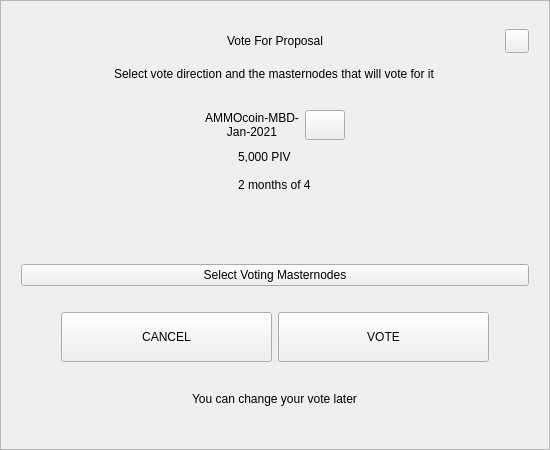
<?xml version="1.0" encoding="UTF-8"?>
<ui version="4.0">
 <class>VoteDialog</class>
 <widget class="QWidget" name="VoteDialog">
  <property name="geometry">
   <rect>
    <x>0</x>
    <y>0</y>
    <width>550</width>
    <height>450</height>
   </rect>
  </property>
  <layout class="QVBoxLayout" name="verticalLayout_1">
   <property name="spacing">
    <number>0</number>
   </property>
   <property name="leftMargin">
    <number>0</number>
   </property>
   <property name="topMargin">
    <number>0</number>
   </property>
   <property name="rightMargin">
    <number>0</number>
   </property>
   <property name="bottomMargin">
    <number>0</number>
   </property>
   <item>
    <widget class="QFrame" name="frame">
     <property name="styleSheet">
      <string notr="true"/>
     </property>
     <property name="frameShape">
      <enum>QFrame::StyledPanel</enum>
     </property>
     <property name="frameShadow">
      <enum>QFrame::Raised</enum>
     </property>
     <layout class="QVBoxLayout" name="verticalLayout_2">
      <property name="spacing">
       <number>6</number>
      </property>
      <property name="leftMargin">
       <number>20</number>
      </property>
      <property name="topMargin">
       <number>20</number>
      </property>
      <property name="rightMargin">
       <number>20</number>
      </property>
      <property name="bottomMargin">
       <number>20</number>
      </property>
      <item>
       <layout class="QHBoxLayout" name="horizontalLayout_1">
        <property name="spacing">
         <number>0</number>
        </property>
        <item>
         <spacer name="horizontalSpacer_1">
          <property name="orientation">
           <enum>Qt::Horizontal</enum>
          </property>
          <property name="sizeHint" stdset="0">
           <size>
            <width>40</width>
            <height>20</height>
           </size>
          </property>
         </spacer>
        </item>
        <item>
         <widget class="QLabel" name="labelTitle">
          <property name="minimumSize">
           <size>
            <width>0</width>
            <height>40</height>
           </size>
          </property>
          <property name="maximumSize">
           <size>
            <width>16777215</width>
            <height>40</height>
           </size>
          </property>
          <property name="styleSheet">
           <string notr="true">padding-left:24px;</string>
          </property>
          <property name="text">
           <string>Vote For Proposal</string>
          </property>
          <property name="alignment">
           <set>Qt::AlignCenter</set>
          </property>
          <property name="margin">
           <number>7</number>
          </property>
         </widget>
        </item>
        <item>
         <spacer name="horizontalSpacer_2">
          <property name="orientation">
           <enum>Qt::Horizontal</enum>
          </property>
          <property name="sizeHint" stdset="0">
           <size>
            <width>40</width>
            <height>20</height>
           </size>
          </property>
         </spacer>
        </item>
        <item>
         <widget class="QPushButton" name="btnEsc">
          <property name="minimumSize">
           <size>
            <width>24</width>
            <height>24</height>
           </size>
          </property>
          <property name="maximumSize">
           <size>
            <width>24</width>
            <height>24</height>
           </size>
          </property>
          <property name="focusPolicy">
           <enum>Qt::NoFocus</enum>
          </property>
          <property name="text">
           <string/>
          </property>
         </widget>
        </item>
       </layout>
      </item>
      <item alignment="Qt::AlignHCenter">
       <widget class="QLabel" name="labelSubtitle">
        <property name="text">
         <string>Select vote direction and the masternodes that will vote for it</string>
        </property>
       </widget>
      </item>
      <item>
       <spacer name="verticalSpacer_1">
        <property name="orientation">
         <enum>Qt::Vertical</enum>
        </property>
        <property name="sizeType">
         <enum>QSizePolicy::Expanding</enum>
        </property>
        <property name="sizeHint" stdset="0">
         <size>
          <width>20</width>
          <height>40</height>
         </size>
        </property>
       </spacer>
      </item>
      <item>
       <layout class="QHBoxLayout" name="horizontalLayout_2">
        <item>
         <spacer name="horizontalSpacer_3">
          <property name="orientation">
           <enum>Qt::Horizontal</enum>
          </property>
          <property name="sizeHint" stdset="0">
           <size>
            <width>40</width>
            <height>20</height>
           </size>
          </property>
         </spacer>
        </item>
        <item>
         <widget class="QLabel" name="labelTitleVote">
          <property name="minimumSize">
           <size>
            <width>0</width>
            <height>30</height>
           </size>
          </property>
          <property name="text">
           <string notr="true">AMMOcoin-MBD-Jan-2021</string>
          </property>
          <property name="alignment">
           <set>Qt::AlignCenter</set>
          </property>
          <property name="wordWrap">
           <bool>true</bool>
          </property>
         </widget>
        </item>
        <item>
         <widget class="QPushButton" name="btnLink">
          <property name="minimumSize">
           <size>
            <width>0</width>
            <height>30</height>
           </size>
          </property>
          <property name="maximumSize">
           <size>
            <width>16777215</width>
            <height>30</height>
           </size>
          </property>
          <property name="cursor">
           <cursorShape>PointingHandCursor</cursorShape>
          </property>
          <property name="text">
           <string/>
          </property>
         </widget>
        </item>
        <item>
         <spacer name="horizontalSpacer_4">
          <property name="orientation">
           <enum>Qt::Horizontal</enum>
          </property>
          <property name="sizeHint" stdset="0">
           <size>
            <width>40</width>
            <height>20</height>
           </size>
          </property>
         </spacer>
        </item>
       </layout>
      </item>
      <item alignment="Qt::AlignHCenter">
       <widget class="QWidget" name="widget" native="true">
        <property name="minimumSize">
         <size>
          <width>0</width>
          <height>50</height>
         </size>
        </property>
        <layout class="QVBoxLayout" name="verticalLayout_3">
         <property name="spacing">
          <number>6</number>
         </property>
         <property name="leftMargin">
          <number>0</number>
         </property>
         <property name="topMargin">
          <number>0</number>
         </property>
         <property name="rightMargin">
          <number>0</number>
         </property>
         <property name="bottomMargin">
          <number>0</number>
         </property>
         <item>
          <widget class="QLabel" name="labelAmount">
           <property name="text">
            <string notr="true">5,000 PIV</string>
           </property>
          </widget>
         </item>
         <item>
          <widget class="QLabel" name="labelTime">
           <property name="text">
            <string notr="true">2 months of 4</string>
           </property>
          </widget>
         </item>
        </layout>
       </widget>
      </item>
      <item>
       <spacer name="verticalSpacer_2">
        <property name="orientation">
         <enum>Qt::Vertical</enum>
        </property>
        <property name="sizeType">
         <enum>QSizePolicy::Fixed</enum>
        </property>
        <property name="sizeHint" stdset="0">
         <size>
          <width>20</width>
          <height>10</height>
         </size>
        </property>
       </spacer>
      </item>
      <item>
       <widget class="QWidget" name="containerVotes" native="true">
        <property name="minimumSize">
         <size>
          <width>0</width>
          <height>36</height>
         </size>
        </property>
        <layout class="QHBoxLayout" name="horizontalLayout_3" stretch="1,0,1">
         <property name="spacing">
          <number>0</number>
         </property>
         <property name="leftMargin">
          <number>0</number>
         </property>
         <property name="topMargin">
          <number>0</number>
         </property>
         <property name="rightMargin">
          <number>0</number>
         </property>
         <property name="bottomMargin">
          <number>0</number>
         </property>
         <item>
          <widget class="QWidget" name="containerNo" native="true">
           <property name="sizePolicy">
            <sizepolicy hsizetype="Expanding" vsizetype="Preferred">
             <horstretch>0</horstretch>
             <verstretch>0</verstretch>
            </sizepolicy>
           </property>
           <property name="minimumSize">
            <size>
             <width>0</width>
             <height>36</height>
            </size>
           </property>
           <layout class="QGridLayout" name="gridLayout">
            <property name="leftMargin">
             <number>0</number>
            </property>
            <property name="topMargin">
             <number>0</number>
            </property>
            <property name="rightMargin">
             <number>0</number>
            </property>
            <property name="bottomMargin">
             <number>0</number>
            </property>
            <property name="spacing">
             <number>0</number>
            </property>
           </layout>
          </widget>
         </item>
         <item>
          <spacer name="horizontalSpacer_5">
           <property name="orientation">
            <enum>Qt::Horizontal</enum>
           </property>
           <property name="sizeType">
            <enum>QSizePolicy::Fixed</enum>
           </property>
           <property name="sizeHint" stdset="0">
            <size>
             <width>16</width>
             <height>20</height>
            </size>
           </property>
          </spacer>
         </item>
         <item>
          <widget class="QWidget" name="containerYes" native="true">
           <property name="minimumSize">
            <size>
             <width>0</width>
             <height>36</height>
            </size>
           </property>
           <property name="layoutDirection">
            <enum>Qt::LeftToRight</enum>
           </property>
           <layout class="QGridLayout" name="gridLayout_2">
            <property name="leftMargin">
             <number>0</number>
            </property>
            <property name="topMargin">
             <number>0</number>
            </property>
            <property name="rightMargin">
             <number>0</number>
            </property>
            <property name="bottomMargin">
             <number>0</number>
            </property>
            <property name="horizontalSpacing">
             <number>0</number>
            </property>
           </layout>
          </widget>
         </item>
        </layout>
       </widget>
      </item>
      <item>
       <spacer name="verticalSpacer_3">
        <property name="orientation">
         <enum>Qt::Vertical</enum>
        </property>
        <property name="sizeType">
         <enum>QSizePolicy::Fixed</enum>
        </property>
        <property name="sizeHint" stdset="0">
         <size>
          <width>20</width>
          <height>10</height>
         </size>
        </property>
       </spacer>
      </item>
      <item>
       <widget class="QPushButton" name="btnSelectMasternodes">
        <property name="cursor">
         <cursorShape>PointingHandCursor</cursorShape>
        </property>
        <property name="text">
         <string>Select Voting Masternodes</string>
        </property>
       </widget>
      </item>
      <item>
       <spacer name="verticalSpacer_4">
        <property name="orientation">
         <enum>Qt::Vertical</enum>
        </property>
        <property name="sizeType">
         <enum>QSizePolicy::Fixed</enum>
        </property>
        <property name="sizeHint" stdset="0">
         <size>
          <width>20</width>
          <height>20</height>
         </size>
        </property>
       </spacer>
      </item>
      <item>
       <layout class="QHBoxLayout" name="horizontalLayout_4" stretch="0,2,2,0">
        <item>
         <spacer name="horizontalSpacer_6">
          <property name="orientation">
           <enum>Qt::Horizontal</enum>
          </property>
          <property name="sizeHint" stdset="0">
           <size>
            <width>40</width>
            <height>20</height>
           </size>
          </property>
         </spacer>
        </item>
        <item>
         <widget class="QPushButton" name="btnCancel">
          <property name="minimumSize">
           <size>
            <width>0</width>
            <height>50</height>
           </size>
          </property>
          <property name="focusPolicy">
           <enum>Qt::NoFocus</enum>
          </property>
          <property name="text">
           <string>CANCEL</string>
          </property>
         </widget>
        </item>
        <item>
         <widget class="QPushButton" name="btnSave">
          <property name="minimumSize">
           <size>
            <width>0</width>
            <height>50</height>
           </size>
          </property>
          <property name="focusPolicy">
           <enum>Qt::NoFocus</enum>
          </property>
          <property name="text">
           <string>VOTE</string>
          </property>
         </widget>
        </item>
        <item>
         <spacer name="horizontalSpacer_7">
          <property name="orientation">
           <enum>Qt::Horizontal</enum>
          </property>
          <property name="sizeHint" stdset="0">
           <size>
            <width>40</width>
            <height>20</height>
           </size>
          </property>
         </spacer>
        </item>
       </layout>
      </item>
      <item>
       <spacer name="verticalSpacer_5">
        <property name="orientation">
         <enum>Qt::Vertical</enum>
        </property>
        <property name="sizeType">
         <enum>QSizePolicy::Expanding</enum>
        </property>
        <property name="sizeHint" stdset="0">
         <size>
          <width>20</width>
          <height>10</height>
         </size>
        </property>
       </spacer>
      </item>
      <item>
       <spacer name="verticalSpacer_6">
        <property name="orientation">
         <enum>Qt::Vertical</enum>
        </property>
        <property name="sizeHint" stdset="0">
         <size>
          <width>20</width>
          <height>40</height>
         </size>
        </property>
       </spacer>
      </item>
      <item alignment="Qt::AlignHCenter">
       <widget class="QLabel" name="labelMessage">
        <property name="text">
         <string>You can change your vote later</string>
        </property>
       </widget>
      </item>
      <item>
       <spacer name="verticalSpacer_7">
        <property name="orientation">
         <enum>Qt::Vertical</enum>
        </property>
        <property name="sizeType">
         <enum>QSizePolicy::Expanding</enum>
        </property>
        <property name="sizeHint" stdset="0">
         <size>
          <width>20</width>
          <height>40</height>
         </size>
        </property>
       </spacer>
      </item>
     </layout>
    </widget>
   </item>
  </layout>
 </widget>
 <resources/>
 <connections/>
</ui>
